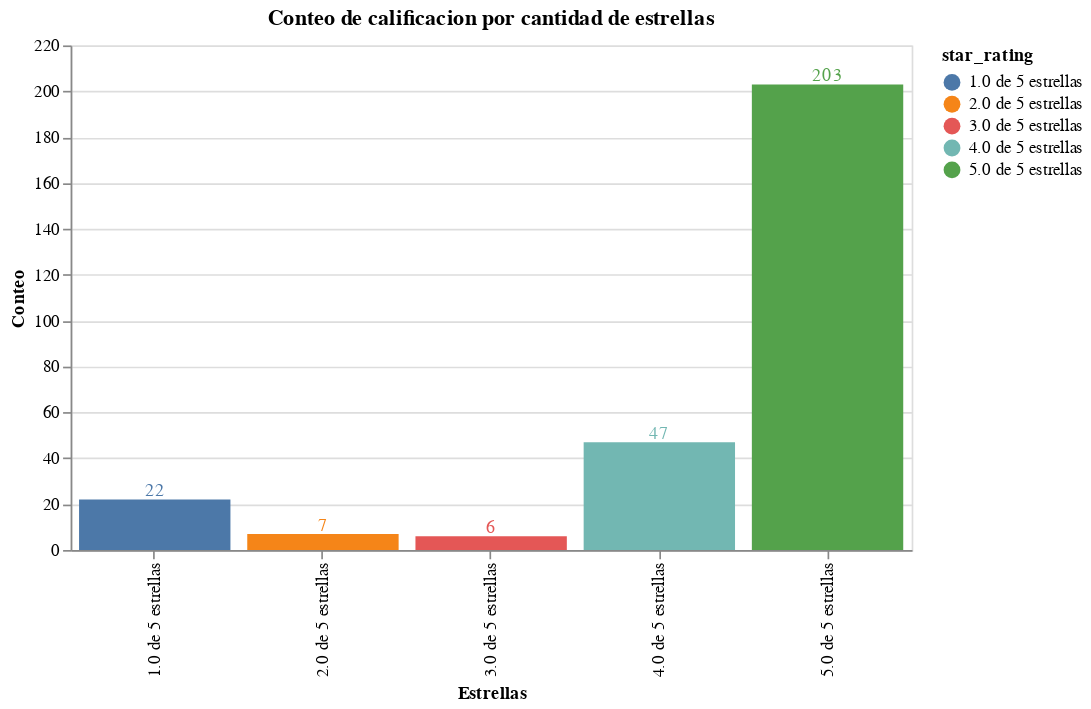

Notebook code for this chart:
### Code cell
base = alt.Chart(resenas).mark_bar().encode(alt.X("star_rating", title ='Estrellas'), 
    alt.Y('count()', title = 'Conteo'), alt.Color("star_rating:N"))

# barras de la gráfica
bar = base.mark_bar().properties(width=500,height=300,
    title='Conteo de calificacion por cantidad de estrellas')
# texto de la gráfica
text = base.mark_text(baseline='bottom').encode(
    alt.Text('count()', format=",.0f"))

# poner barras y texto de la gráfica juntos
bar + text

### Figure 1 — Vega-Lite specification as saved in the notebook (floating-point values rounded to 4 significant figures; data arrays with more than 128 entries replaced by an {"elided": "..."} marker saying what was removed)
{"$schema": "https://vega.github.io/schema/vega-lite/v5.15.1.json", "config": {"view": {"continuousHeight": 300, "continuousWidth": 300}}, "data": {"name": "data-54bd1648f8e3a5a3fe6f43f2cac19028"}, "datasets": {"data-54bd1648f8e3a5a3fe6f43f2cac19028": {"elided": "285 records"}}, "height": 300, "layer": [{"encoding": {"color": {"field": "star_rating", "type": "nominal"}, "x": {"field": "star_rating", "title": "Estrellas", "type": "nominal"}, "y": {"aggregate": "count", "title": "Conteo", "type": "quantitative"}}, "mark": {"type": "bar"}, "title": "Conteo de calificacion por cantidad de estrellas"}, {"encoding": {"color": {"field": "star_rating", "type": "nominal"}, "text": {"aggregate": "count", "format": ",.0f", "type": "quantitative"}, "x": {"field": "star_rating", "title": "Estrellas", "type": "nominal"}, "y": {"aggregate": "count", "title": "Conteo", "type": "quantitative"}}, "mark": {"baseline": "bottom", "type": "text"}}], "width": 500}
